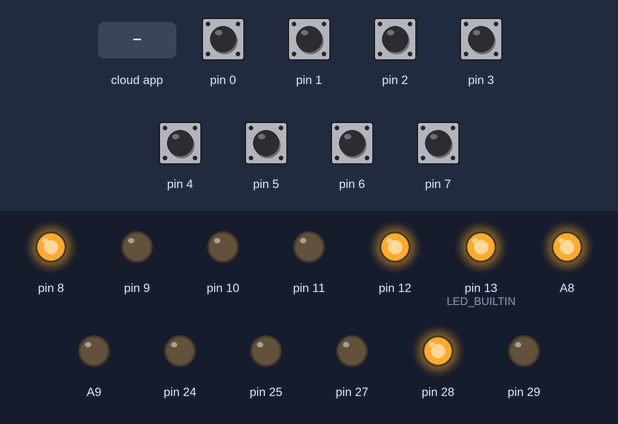
A program run on a simulated Teensy 4. On the bench: output pins drawn as LEDs (lit = HIGH). The test bench sets the inputs (shaded band); at power-on: pin 0–7 HIGH. The ROS host is connected and sends only what is stated.

Above: at 1.2 s.
1.3 s: the phone or cloud app sets linear.x to -100
At 1.7 s:
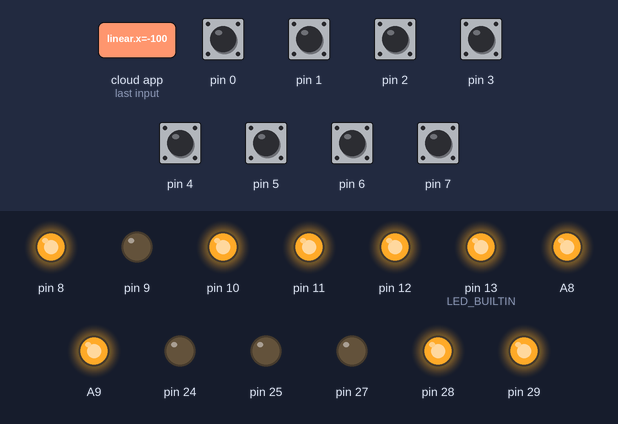
3.3 s: the phone or cloud app sets angular.z to -100
At 3.7 s:
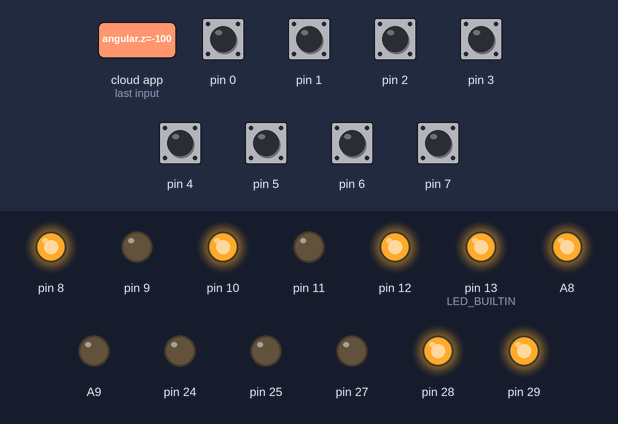
5.3 s: the phone or cloud app sets linear.x to 0
At 5.7 s:
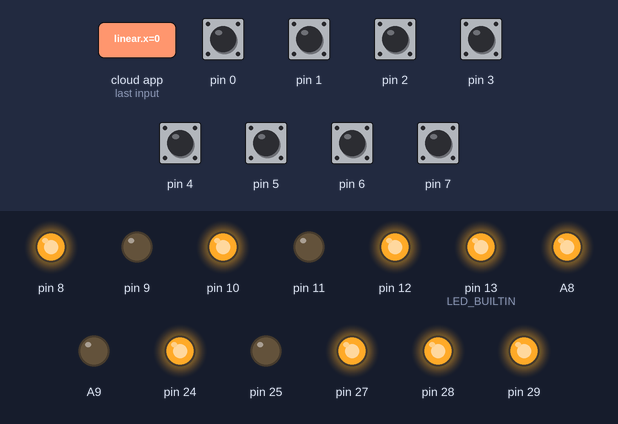
7.3 s: the phone or cloud app sets angular.z to 100
At 7.7 s:
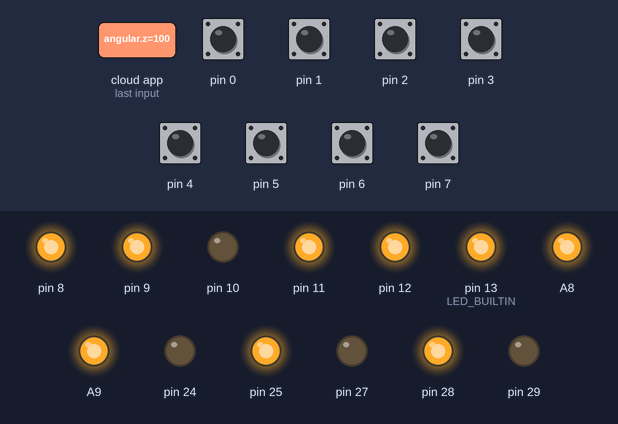
9.3 s: the phone or cloud app sets linear.x to 100
At 9.6 s:
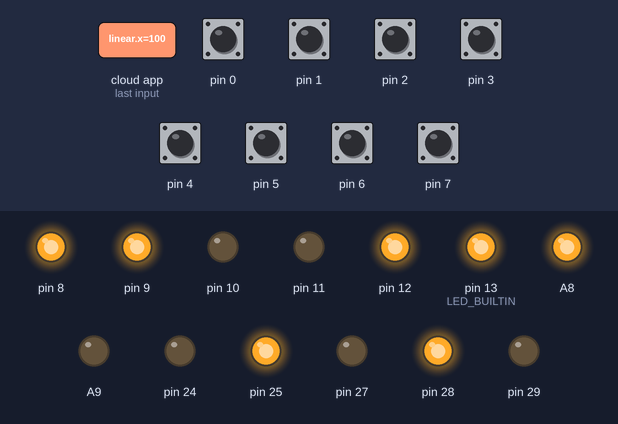
11.3 s: the phone or cloud app sets angular.z to 0
At 11.7 s:
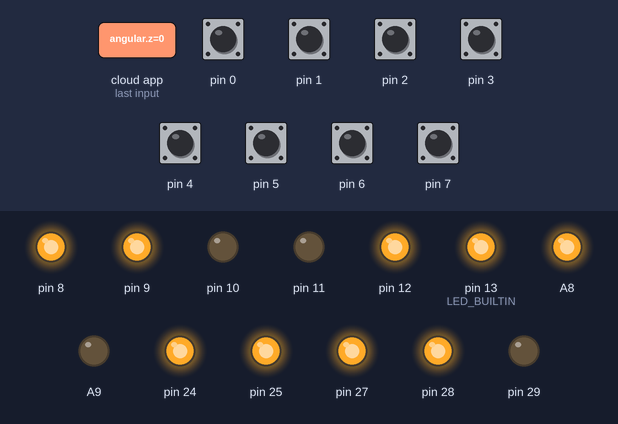
Timing chart, 0 to 14.3 s (numbered marks = the images above; inputs shaded):
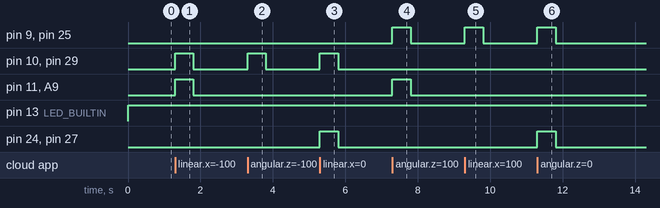

Measured:
- after the input at 1.3 s, pin 10, pin 11, A9, pin 29: LOW → HIGH at once, → LOW 0.50 s later
- after the input at 3.3 s, pin 10, pin 29: LOW → HIGH at once, → LOW 0.50 s later
- after the input at 5.3 s, pin 10, pin 24, pin 27, pin 29: LOW → HIGH at once, → LOW 0.50 s later
- after the input at 7.3 s, pin 9, pin 11, A9, pin 25: LOW → HIGH at once, → LOW 0.50 s later
- after the input at 9.3 s, pin 9, pin 25: LOW → HIGH at once, → LOW 0.50 s later
- after the input at 11.3 s, pin 9, pin 24, pin 25, pin 27: LOW → HIGH at once, → LOW 0.50 s later

The program:

main.cpp
```cpp
#include <Arduino.h>
#include <micro_ros_platformio.h>
#include <rcl/rcl.h>
#include <rclc/rclc.h>
#include <rclc/executor.h>

#include "robot_config.h"
#include "motor_driver.h"
#include "encoders.h"

void motorNodeInit(rcl_node_t* node, rclc_executor_t* executor);
void encoderNodeInit(rcl_node_t* node, rclc_support_t* support);
void sensorNodeInit(rcl_node_t* node, rclc_support_t* support);
void encoderNodeSpin();
void sensorNodeSpin();
void motorNodeWatchdog();

static rcl_allocator_t allocator;
static rclc_support_t  support;
static rcl_node_t      node;
static rclc_executor_t executor;

// États de la machine micro-ROS
typedef enum { WAITING_AGENT, AGENT_AVAILABLE, AGENT_CONNECTED, AGENT_DISCONNECTED } ros_state_t;
static ros_state_t ros_state = WAITING_AGENT;

// Tente d'initialiser micro-ROS — retourne true si OK
static bool rosInit() {
    allocator = rcl_get_default_allocator();
    if (rclc_support_init(&support, 0, NULL, &allocator) != RCL_RET_OK) return false;
    if (rclc_node_init_default(&node, "teensy_robot", "", &support) != RCL_RET_OK) return false;
    if (rclc_executor_init(&executor, &support.context, 4, &allocator) != RCL_RET_OK) return false;

    motorNodeInit(&node, &executor);
    encoderNodeInit(&node, &support);
    // sensorNodeInit(&node, &support);  // désactivé tant que pas de capteurs

    return true;
}

static void rosDestroy() {
    rclc_executor_fini(&executor);
    rcl_node_fini(&node);
    rclc_support_fini(&support);
    stopAll();
}

void setup() {
    pinMode(LED_BUILTIN, OUTPUT);
    digitalWrite(LED_BUILTIN, LOW);

    motorDriverInit();
    encodersInit();

    // micro-ROS sur USB Serial
    Serial.begin(115200);
    set_microros_serial_transports(Serial);

    ros_state = WAITING_AGENT;
}

void loop() {
    switch (ros_state) {

        case WAITING_AGENT:
            // Clignote lentement — en attente de l'agent sur la Raspberry
            if (RMW_RET_OK == rmw_uros_ping_agent(100, 1)) {
                ros_state = AGENT_AVAILABLE;
            }
            digitalWrite(LED_BUILTIN, (millis() / 500) % 2);
            break;

        case AGENT_AVAILABLE:
            if (rosInit()) {
                ros_state = AGENT_CONNECTED;
                digitalWrite(LED_BUILTIN, HIGH); // LED fixe = connecté
            } else {
                ros_state = WAITING_AGENT;
            }
            break;

        case AGENT_CONNECTED:
            // Vérifie que l'agent est toujours là
            if (RMW_RET_OK != rmw_uros_ping_agent(100, 1)) {
                ros_state = AGENT_DISCONNECTED;
                break;
            }
            rclc_executor_spin_some(&executor, RCL_MS_TO_NS(5));
            motorNodeWatchdog();
            majVitesse();
            encoderNodeSpin();
            // sensorNodeSpin();
            break;

        case AGENT_DISCONNECTED:
            rosDestroy();
            ros_state = WAITING_AGENT;
            digitalWrite(LED_BUILTIN, LOW);
            break;
    }
}
```

encoder_node.cpp
```cpp
#include <Arduino.h>
#include <micro_ros_platformio.h>
#include <rcl/rcl.h>
#include <rclc/rclc.h>
#include <rclc/executor.h>
#include <nav_msgs/msg/odometry.h>
#include <std_msgs/msg/float32_multi_array.h>

#include "robot_config.h"
#include "encoders.h"

// =============================================================================
//  ENCODER NODE
//  Publisher : /wheel_odom (nav_msgs/Odometry)   — 50 ms
//  Publisher : /wheel_ticks (Float32MultiArray)  — 50 ms [avl, avr, arl, arr, vavl, vavr, varl, varr]
//
//  L'odométrie publiée est une intégration locale (pas de correction EKF).
//  Le node de navigation ROS2 côté Raspberry fusionne avec le lidar.
// =============================================================================

static rcl_publisher_t odom_pub;
static rcl_publisher_t ticks_pub;
static nav_msgs__msg__Odometry odom_msg;
static std_msgs__msg__Float32MultiArray ticks_msg;

// Pose intégrée (frame odom)
static float pose_x     = 0.0f;
static float pose_y     = 0.0f;
static float pose_theta = 0.0f;

static unsigned long last_pub_time      = 0;
static unsigned long last_pub_time_prev = 0;  // pour calcul dt réel

// Float array data (8 valeurs : 4 ticks + 4 vitesses)
static float ticks_data[8];

// -----------------------------------------------------------------------------
//  Init
// -----------------------------------------------------------------------------
void encoderNodeInit(rcl_node_t* node, rclc_support_t* support) {
    (void)support;

    rclc_publisher_init_default(
        &odom_pub,
        node,
        ROSIDL_GET_MSG_TYPE_SUPPORT(nav_msgs, msg, Odometry),
        TOPIC_WHEEL_ODOM
    );

    rclc_publisher_init_default(
        &ticks_pub,
        node,
        ROSIDL_GET_MSG_TYPE_SUPPORT(std_msgs, msg, Float32MultiArray),
        "/wheel_ticks"
    );

    // Init message odom
    odom_msg.header.frame_id.data     = (char*)"odom";
    odom_msg.header.frame_id.size     = 4;
    odom_msg.header.frame_id.capacity = 5;
    odom_msg.child_frame_id.data      = (char*)"base_link";
    odom_msg.child_frame_id.size      = 9;
    odom_msg.child_frame_id.capacity  = 10;

    // Covariance diagonale simple (sera affinée après calibration)
    for (int i = 0; i < 36; i++) odom_msg.pose.covariance[i]   = 0.0;
    for (int i = 0; i < 36; i++) odom_msg.twist.covariance[i]  = 0.0;
    odom_msg.pose.covariance[0]  = 0.001; // x
    odom_msg.pose.covariance[7]  = 0.001; // y
    odom_msg.pose.covariance[35] = 0.01;  // yaw

    // Init Float32MultiArray
    ticks_msg.data.data     = ticks_data;
    ticks_msg.data.size     = 8;
    ticks_msg.data.capacity = 8;

    last_pub_time      = millis();
    last_pub_time_prev = millis();
}

// -----------------------------------------------------------------------------
//  Spin — appelé dans loop()
// -----------------------------------------------------------------------------
void encoderNodeSpin() {
    unsigned long now = millis();
    if (now - last_pub_time < PERIOD_ODOM_MS) return;

    // dt réel entre deux publications (évite la division par zéro au démarrage)
    float dt = (now - last_pub_time) / 1000.0f;
    if (dt < 0.001f) dt = PERIOD_ODOM_MS / 1000.0f;

    last_pub_time_prev = last_pub_time;
    last_pub_time      = now;

    // --- Odométrie ---
    OdomDelta delta = computeOdomDelta();

    // Intégration pose (frame odom, repère robot)
    float dx_m = delta.dx_mm / 1000.0f;
    float dy_m = delta.dy_mm / 1000.0f;

    pose_x     += dx_m * cosf(pose_theta) - dy_m * sinf(pose_theta);
    pose_y     += dx_m * sinf(pose_theta) + dy_m * cosf(pose_theta);
    pose_theta += delta.dtheta;

    // Normalise theta dans [-pi, pi]
    while (pose_theta >  3.14159265f) pose_theta -= 2.0f * 3.14159265f;
    while (pose_theta < -3.14159265f) pose_theta += 2.0f * 3.14159265f;

    // Quaternion depuis yaw (roulis/tangage = 0)
    float cy = cosf(pose_theta * 0.5f);
    float sy = sinf(pose_theta * 0.5f);

    // Remplissage message odom
    odom_msg.header.stamp.sec     = (int32_t)(now / 1000);
    odom_msg.header.stamp.nanosec = (uint32_t)((now % 1000) * 1000000);

    odom_msg.pose.pose.position.x    = pose_x;
    odom_msg.pose.pose.position.y    = pose_y;
    odom_msg.pose.pose.position.z    = 0.0;
    odom_msg.pose.pose.orientation.x = 0.0;
    odom_msg.pose.pose.orientation.y = 0.0;
    odom_msg.pose.pose.orientation.z = sy;
    odom_msg.pose.pose.orientation.w = cy;

    odom_msg.twist.twist.linear.x  = (vit_AVL + vit_AVR + vit_ARL + vit_ARR) / 4000.0f;  // mm/s → m/s
    odom_msg.twist.twist.linear.y  = (-vit_AVL + vit_AVR + vit_ARL - vit_ARR) / 4000.0f;
    odom_msg.twist.twist.angular.z = delta.dtheta / dt;

    (void)rcl_publish(&odom_pub, &odom_msg, NULL);

    // --- Ticks bruts + vitesses ---
    EncoderSnapshot snap = getTicksSnapshot();
    ticks_data[0] = (float)snap.avl;
    ticks_data[1] = (float)snap.avr;
    ticks_data[2] = (float)snap.arl;
    ticks_data[3] = (float)snap.arr;
    ticks_data[4] = vit_AVL;
    ticks_data[5] = vit_AVR;
    ticks_data[6] = vit_ARL;
    ticks_data[7] = vit_ARR;

    (void)rcl_publish(&ticks_pub, &ticks_msg, NULL);
}
```

motor_node.cpp
```cpp
#include <Arduino.h>
#include <micro_ros_platformio.h>
#include <rcl/rcl.h>
#include <rclc/rclc.h>
#include <rclc/executor.h>
#include <geometry_msgs/msg/twist.h>

#include "robot_config.h"
#include "motor_driver.h"

// =============================================================================
//  MOTOR NODE
//  Subscriber : /cmd_vel (geometry_msgs/Twist)
//
//  Reçoit vx (linear.x), vy (linear.y), wz (angular.z) en m/s et rad/s.
//  Normalise vers [-1.0, 1.0] selon les vitesses max configurées.
//  Appelle setMecanumVelocity() → moteurs.
//
//  Watchdog : si aucun cmd_vel reçu depuis WATCHDOG_MS, stop automatique.
// =============================================================================

#define WATCHDOG_MS       500   // ms sans cmd_vel → STOP
#define MAX_LINEAR_MS     0.30f // m/s max en translation
#define MAX_ANGULAR_RS    1.00f // rad/s max en rotation

static rcl_subscription_t cmd_vel_sub;
static geometry_msgs__msg__Twist cmd_vel_msg;
static unsigned long last_cmd_time = 0;

// -----------------------------------------------------------------------------
//  Callback /cmd_vel
// -----------------------------------------------------------------------------
static void cmdVelCallback(const void* msgin) {
    const geometry_msgs__msg__Twist* msg =
        (const geometry_msgs__msg__Twist*)msgin;

    last_cmd_time = millis();

    // Normalisation vers [-1.0, 1.0]
    float vx = constrain(msg->linear.x  / MAX_LINEAR_MS, -1.0f, 1.0f);
    float vy = constrain(msg->linear.y  / MAX_LINEAR_MS, -1.0f, 1.0f);
    float wz = constrain(msg->angular.z / MAX_ANGULAR_RS, -1.0f, 1.0f);

    setMecanumVelocity(vx, vy, wz);
}

// -----------------------------------------------------------------------------
//  Init (appelé depuis main.cpp)
// -----------------------------------------------------------------------------
void motorNodeInit(rcl_node_t* node, rclc_executor_t* executor) {
    rclc_subscription_init_default(
        &cmd_vel_sub,
        node,
        ROSIDL_GET_MSG_TYPE_SUPPORT(geometry_msgs, msg, Twist),
        TOPIC_CMD_VEL
    );

    rclc_executor_add_subscription(
        executor,
        &cmd_vel_sub,
        &cmd_vel_msg,
        &cmdVelCallback,
        ON_NEW_DATA
    );

    last_cmd_time = millis();
}

// -----------------------------------------------------------------------------
//  Watchdog — appelé dans encoderNodeSpin() ou directement dans loop()
// -----------------------------------------------------------------------------
void motorNodeWatchdog() {
    if (millis() - last_cmd_time > WATCHDOG_MS) {
        stopAll();
    }
}
```

robot_config.h
```cpp
#pragma once

// =============================================================================
//  ROBOT MECANUM — Configuration centrale
//  Teensy 4.1 + 2x VNH5019
// =============================================================================

// -----------------------------------------------------------------------------
//  PINOUT MOTEURS
// -----------------------------------------------------------------------------
#define M_ARR_INA      9
#define M_ARR_INB      10
#define M_ARR_PWM      8
#define M_ARR_EN_DIAG  32

#define M_ARL_INA      11
#define M_ARL_INB      27
#define M_ARL_PWM      12
#define M_ARL_EN_DIAG  33

#define M_AVL_INA      23
#define M_AVL_INB      24
#define M_AVL_PWM      22
#define M_AVL_EN_DIAG  26

#define M_AVR_INA      25
#define M_AVR_INB      29
#define M_AVR_PWM      28
#define M_AVR_EN_DIAG  31

// -----------------------------------------------------------------------------
//  PINOUT ENCODEURS
// -----------------------------------------------------------------------------
#define ENC_ARL_A      4
#define ENC_ARL_B      5
#define ENC_ARR_A      6
#define ENC_ARR_B      7
#define ENC_AVL_A      2
#define ENC_AVL_B      3
#define ENC_AVR_A      0
#define ENC_AVR_B      1

// -----------------------------------------------------------------------------
//  PINOUT CAPTEURS (à adapter selon câblage réel)
// -----------------------------------------------------------------------------
#define SONAR_TRIG_FRONT   34
#define SONAR_ECHO_FRONT   35
#define SONAR_TRIG_REAR    36
#define SONAR_ECHO_REAR    37

#define IR_LINE_LEFT       38
#define IR_LINE_CENTER     39
#define IR_LINE_RIGHT      40

#define PIN_BATTERY_ADC    A0
#define PIN_CURRENT_ADC    A1

// -----------------------------------------------------------------------------
//  CONSTANTES MOTEURS
// -----------------------------------------------------------------------------
#define PWM_MAX              4095
#define PWM_FREQ_HZ          20000
#define PWM_RESOLUTION_BITS  12

// -----------------------------------------------------------------------------
//  CONSTANTES ENCODEURS / ODOMÉTRIE
// -----------------------------------------------------------------------------
#define TICKS_PAR_TOUR      33600.0f
#define DIAMETRE_ROUE_MM    80.0f
#define PERIMETRE_ROUE_MM   (DIAMETRE_ROUE_MM * 3.14159265f)
#define MM_PAR_TICK         (PERIMETRE_ROUE_MM / TICKS_PAR_TOUR)

// Distance entre roues gauche et droite (à mesurer sur le robot, en m)
#define WHEEL_BASE_M        0.20f
// Distance entre roues avant et arrière (à mesurer, en m)
#define WHEEL_TRACK_M       0.18f

// -----------------------------------------------------------------------------
//  PÉRIODES DE PUBLICATION (ms)
// -----------------------------------------------------------------------------
#define PERIOD_ODOM_MS      50
#define PERIOD_SENSORS_MS   100
#define PERIOD_BATTERY_MS   1000

// -----------------------------------------------------------------------------
//  INVERSIONS MOTEURS
//  Les moteurs droite sont montés en miroir mécanique.
//  Modifier ici après calibration (ou via commande série en mode diag).
// -----------------------------------------------------------------------------
#define INV_AVL  true
#define INV_AVR  false
#define INV_ARL  true
#define INV_ARR  false

// -----------------------------------------------------------------------------
//  TOPICS ROS2
// -----------------------------------------------------------------------------
#define TOPIC_CMD_VEL       "/cmd_vel"
#define TOPIC_WHEEL_ODOM    "/wheel_odom"
#define TOPIC_ULTRASOUND    "/ultrasound"
#define TOPIC_IR_LINE       "/ir_line"
#define TOPIC_BATTERY       "/battery"
```
